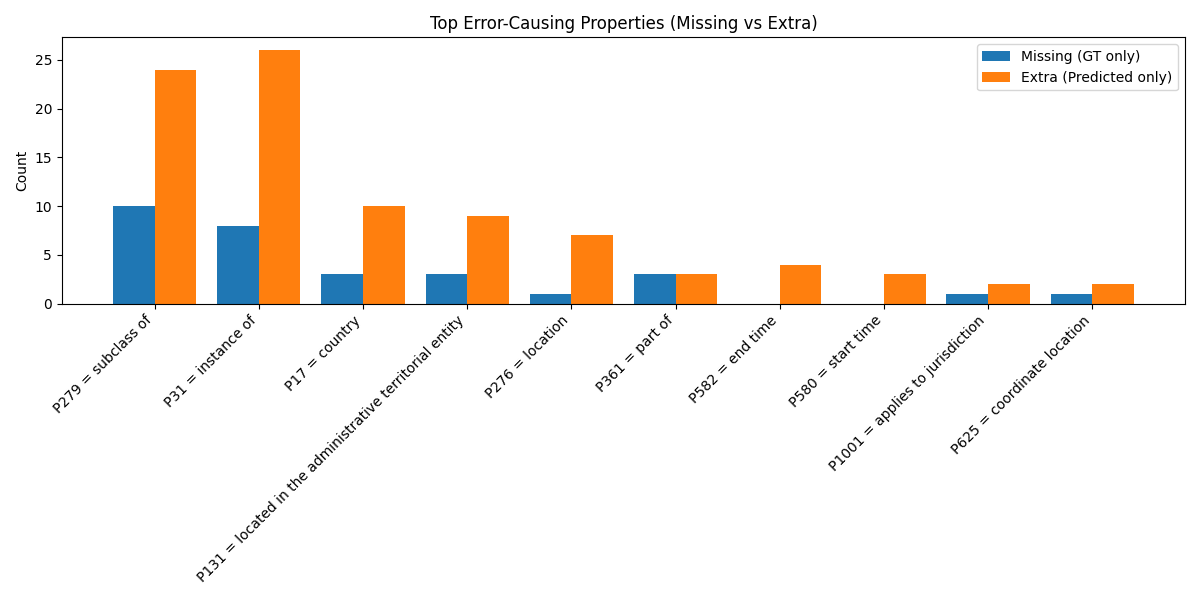

The Python source for this figure:
import pandas as pd
import matplotlib.pyplot as plt
from collections import Counter

# Load file
df = pd.read_csv("spinach_property_evaluation_with_labels.csv", sep=";", encoding="utf-8-sig")

# Keep wrong queries only
df0 = df[df["Property_correctness_score"] == 0]

def to_set(s):
    if pd.isna(s) or str(s).strip() == "":
        return set()
    return set([x.strip() for x in str(s).split(",") if x.strip()])

missing_counter = Counter()
extra_counter = Counter()

# Compute missing vs extra
for _, row in df0.iterrows():
    gt = to_set(row["Extracted_properties_str"])
    pred = to_set(row["Predicted_extracted_properties_str"])

    missing_counter.update(gt - pred)
    extra_counter.update(pred - gt)

# Convert to dataframe
missing_df = pd.DataFrame(missing_counter.items(), columns=["property", "missing"])
extra_df = pd.DataFrame(extra_counter.items(), columns=["property", "extra"])

# Merge both
df_all = pd.merge(missing_df, extra_df, on="property", how="outer").fillna(0)

# Load labels
labels_df = pd.read_csv("ALL_wikidata_properties_labels.csv", sep=";", encoding="utf-8-sig")
label_map = dict(zip(labels_df["property"], labels_df["propertyLabel"]))

df_all["label"] = df_all["property"].map(label_map).fillna("UNKNOWN")

# Keep top 10 by total impact
df_all["total"] = df_all["missing"] + df_all["extra"]
df_all = df_all.sort_values("total", ascending=False).head(10)

df_all["display"] = df_all["property"] + " = " + df_all["label"]

# -----------------------------
# Plot grouped bar chart
# -----------------------------
x = range(len(df_all))

plt.figure(figsize=(12,6))

plt.bar(x, df_all["missing"], width=0.4, label="Missing (GT only)")
plt.bar([i + 0.4 for i in x], df_all["extra"], width=0.4, label="Extra (Predicted only)")

plt.xticks([i + 0.2 for i in x], df_all["display"], rotation=45, ha="right")

plt.title("Top Error-Causing Properties (Missing vs Extra)")
plt.ylabel("Count")
plt.legend()

plt.tight_layout()
plt.savefig("extra_missing_properties.png")
plt.show()
